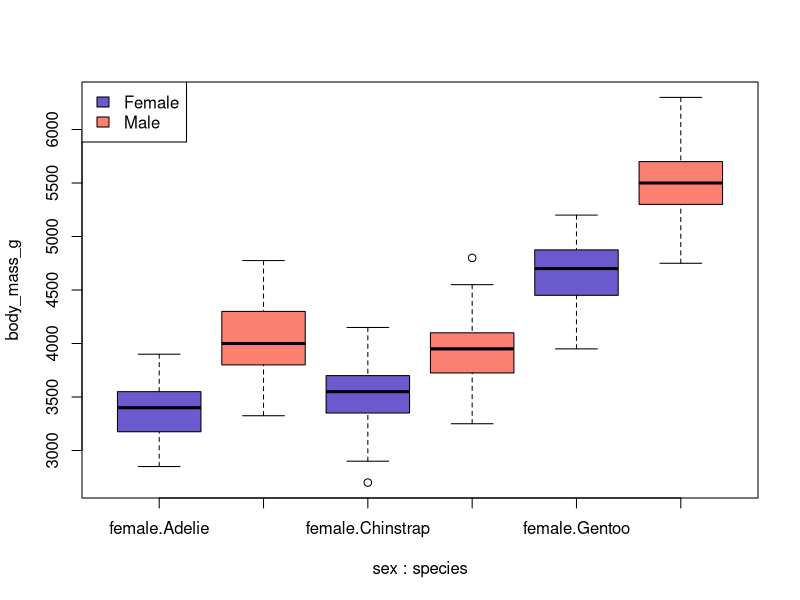

Generate this figure with R:
## ---- chunk 1
M1 <- matrix(1:16, nrow = 4, ncol = 4)

## 1.
rowSums(M1)
# or the matrix arithmetic way
M1 %*% matrix(1, nrow = nrow(M1), ncol = 1)


## 2. 
M2 <- M1
diag(M2) <- 0

## 3.
M3 <- M1
M3[M3 < 4] <- -1

## 4. 
A1 <- array(NA, dim = c(4, 4, 3))
A1[,,1] <- M1
A1[,,2] <- M2
A1[,,3] <- M3
## ---- chunk 2
library(palmerpenguins)

by(penguins$body_mass_g, list(penguins$sex, penguins$species), summary)

massfit <- lm(body_mass_g ~ sex * species, data = penguins)
summary(massfit)

boxplot(body_mass_g ~ sex * species, data = penguins, 
        col = rep(c("slateblue", "salmon"), 3))
legend("topleft", fill = c("slateblue", "salmon"), 
       legend = c("Female", "Male"))
